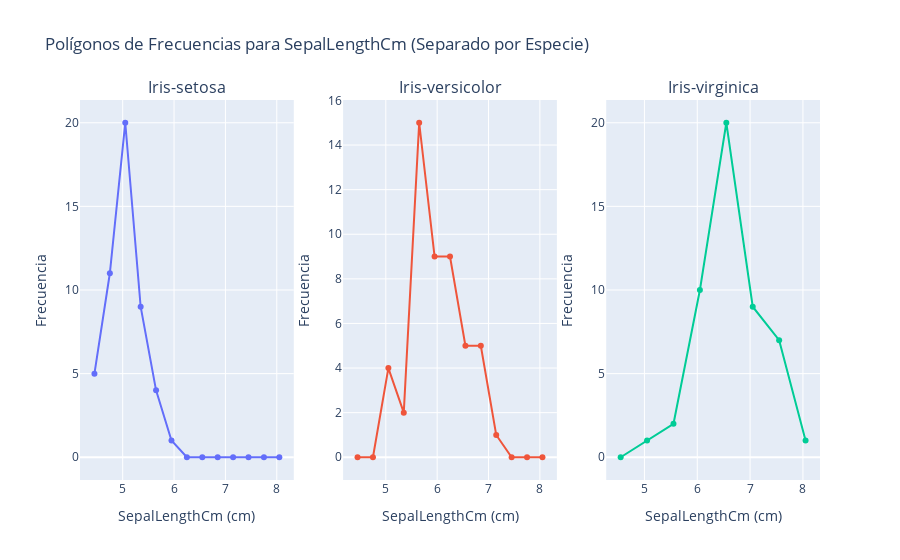
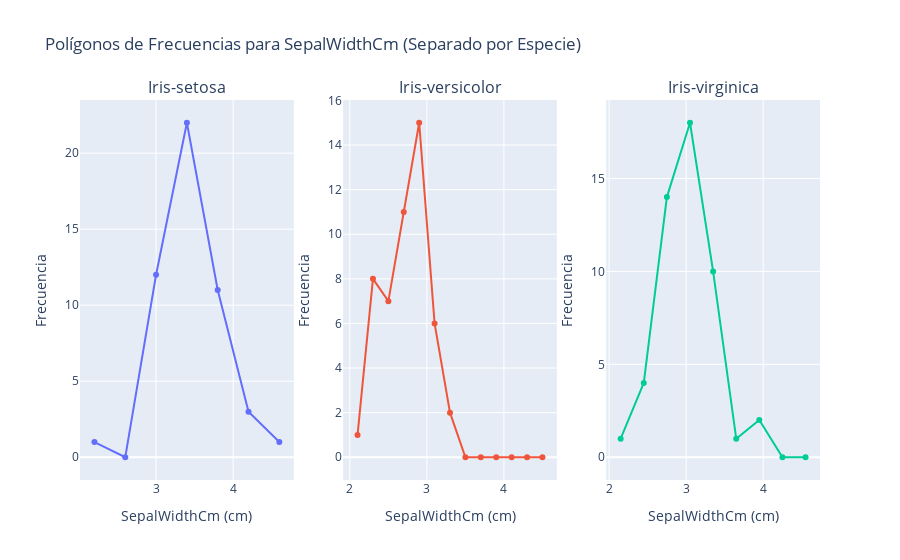
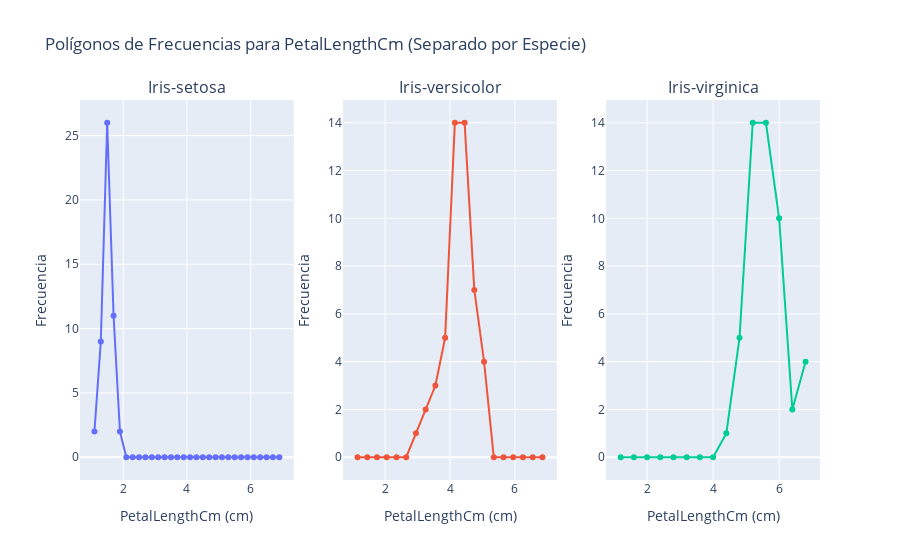
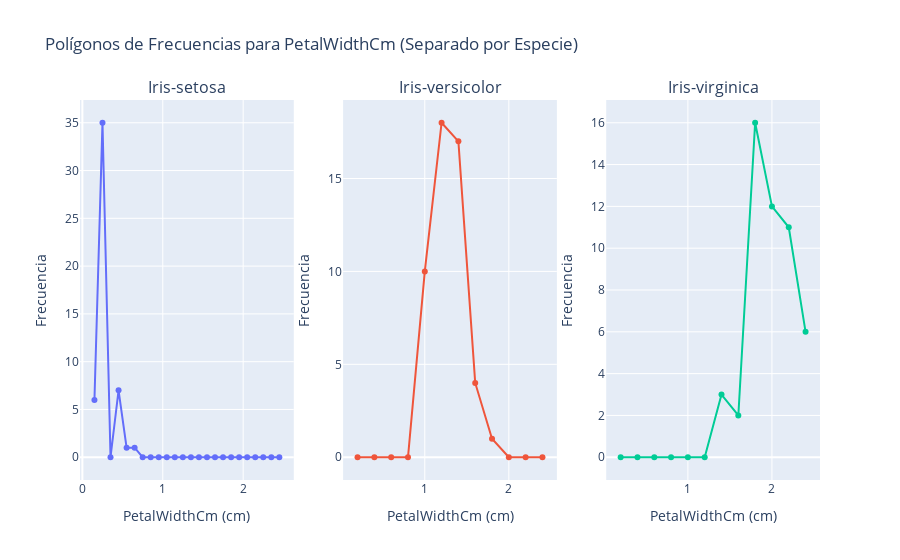

Here is the notebook cell these charts were saved with, in order:
### Markdown cell above
## 3. Polígono de Frecuencias
Superpuesto al histograma, el polígono de frecuencias une los puntos medios de la parte superior de cada barra, ayudando a visualizar la forma de la distribución de manera más suave.

### Code cell
print("\nGenerando polígonos de frecuencias en subplots para cada especie...")
for columna in columnas_numericas:
    # Crear una figura con 1 fila y 3 columnas
    fig_poly = make_subplots(
        rows=1, cols=3,
        subplot_titles=[f'{especie}' for especie in especies]
    )

    # Iteramos sobre cada especie para calcular su distribución y añadirla al subplot
    for i, especie in enumerate(especies):
        df_especie = df[df['Species'] == especie]
        data_actual = df_especie[columna]
        
        n = len(data_actual)
        if n > 1:
            k = int(round(1 + 3.322 * np.log10(n)))
            rango = data_actual.max() - data_actual.min()
            if k == 0: k = 1
            amplitud = np.ceil((rango / k) * 10) / 10
            if amplitud == 0: amplitud = 0.1
            
            limites_globales = np.arange(df[columna].min(), df[columna].max() + amplitud, amplitud)
            intervalos = pd.cut(data_actual, bins=limites_globales, right=False, include_lowest=True)
            freq_abs = intervalos.value_counts().sort_index()
            marcas_clase = [interval.mid for interval in freq_abs.index]

            # Añadir el polígono de esta especie al subplot correspondiente
            fig_poly.add_trace(go.Scatter(
                x=marcas_clase,
                y=freq_abs.values,
                mode='lines+markers',
                name=especie,
                line=dict(color=px.colors.qualitative.Plotly[i])
            ), row=1, col=i+1)

    # Actualizar el diseño general de la figura
    fig_poly.update_layout(
        title_text=f'Polígonos de Frecuencias para {columna} (Separado por Especie)',
        showlegend=False
    )
    # Actualizar los títulos de los ejes para cada subplot
    for i in range(len(especies)):
        fig_poly.update_xaxes(title_text=f"{columna} (cm)", row=1, col=i+1)
        fig_poly.update_yaxes(title_text="Frecuencia", row=1, col=i+1)

    fig_poly.show()

### Figure 1 — Plotly figure (JSON) as saved in the notebook; plotly's stock layout.template omitted (floating-point values rounded to 4 significant figures)
{"data": [{"line": {"color": "#636EFA"}, "mode": "lines+markers", "name": "Iris-setosa", "type": "scatter", "x": [4.45, 4.75, 5.05, 5.35, 5.65, 5.95, 6.25, 6.55, 6.85, 7.15, 7.45, 7.75, 8.05], "xaxis": "x", "y": [5, 11, 20, 9, 4, 1, 0, 0, 0, 0, 0, 0, 0], "yaxis": "y"}, {"line": {"color": "#EF553B"}, "mode": "lines+markers", "name": "Iris-versicolor", "type": "scatter", "x": [4.45, 4.75, 5.05, 5.35, 5.65, 5.95, 6.25, 6.55, 6.85, 7.15, 7.45, 7.75, 8.05], "xaxis": "x2", "y": [0, 0, 4, 2, 15, 9, 9, 5, 5, 1, 0, 0, 0], "yaxis": "y2"}, {"line": {"color": "#00CC96"}, "mode": "lines+markers", "name": "Iris-virginica", "type": "scatter", "x": [4.55, 5.05, 5.55, 6.05, 6.55, 7.05, 7.55, 8.05], "xaxis": "x3", "y": [0, 1, 2, 10, 20, 9, 7, 1], "yaxis": "y3"}], "layout": {"annotations": [{"font": {"size": 16}, "showarrow": false, "text": "Iris-setosa", "x": 0.1444, "xanchor": "center", "xref": "paper", "y": 1, "yanchor": "bottom", "yref": "paper"}, {"font": {"size": 16}, "showarrow": false, "text": "Iris-versicolor", "x": 0.5, "xanchor": "center", "xref": "paper", "y": 1, "yanchor": "bottom", "yref": "paper"}, {"font": {"size": 16}, "showarrow": false, "text": "Iris-virginica", "x": 0.8556, "xanchor": "center", "xref": "paper", "y": 1, "yanchor": "bottom", "yref": "paper"}], "showlegend": false, "title": {"text": "Polígonos de Frecuencias para SepalLengthCm (Separado por Especie)"}, "xaxis": {"anchor": "y", "domain": [0, 0.2889], "title": {"text": "SepalLengthCm (cm)"}}, "xaxis2": {"anchor": "y2", "domain": [0.3556, 0.6444], "title": {"text": "SepalLengthCm (cm)"}}, "xaxis3": {"anchor": "y3", "domain": [0.7111, 1], "title": {"text": "SepalLengthCm (cm)"}}, "yaxis": {"anchor": "x", "domain": [0, 1], "title": {"text": "Frecuencia"}}, "yaxis2": {"anchor": "x2", "domain": [0, 1], "title": {"text": "Frecuencia"}}, "yaxis3": {"anchor": "x3", "domain": [0, 1], "title": {"text": "Frecuencia"}}}}

### Figure 2 — Plotly figure (JSON) as saved in the notebook; plotly's stock layout.template omitted (floating-point values rounded to 4 significant figures)
{"data": [{"line": {"color": "#636EFA"}, "mode": "lines+markers", "name": "Iris-setosa", "type": "scatter", "x": [2.2, 2.6, 3, 3.4, 3.8, 4.2, 4.6], "xaxis": "x", "y": [1, 0, 12, 22, 11, 3, 1], "yaxis": "y"}, {"line": {"color": "#EF553B"}, "mode": "lines+markers", "name": "Iris-versicolor", "type": "scatter", "x": [2.1, 2.3, 2.5, 2.7, 2.9, 3.1, 3.3, 3.5, 3.7, 3.9, 4.1, 4.3, 4.5], "xaxis": "x2", "y": [1, 8, 7, 11, 15, 6, 2, 0, 0, 0, 0, 0, 0], "yaxis": "y2"}, {"line": {"color": "#00CC96"}, "mode": "lines+markers", "name": "Iris-virginica", "type": "scatter", "x": [2.15, 2.45, 2.75, 3.05, 3.35, 3.65, 3.95, 4.25, 4.55], "xaxis": "x3", "y": [1, 4, 14, 18, 10, 1, 2, 0, 0], "yaxis": "y3"}], "layout": {"annotations": [{"font": {"size": 16}, "showarrow": false, "text": "Iris-setosa", "x": 0.1444, "xanchor": "center", "xref": "paper", "y": 1, "yanchor": "bottom", "yref": "paper"}, {"font": {"size": 16}, "showarrow": false, "text": "Iris-versicolor", "x": 0.5, "xanchor": "center", "xref": "paper", "y": 1, "yanchor": "bottom", "yref": "paper"}, {"font": {"size": 16}, "showarrow": false, "text": "Iris-virginica", "x": 0.8556, "xanchor": "center", "xref": "paper", "y": 1, "yanchor": "bottom", "yref": "paper"}], "showlegend": false, "title": {"text": "Polígonos de Frecuencias para SepalWidthCm (Separado por Especie)"}, "xaxis": {"anchor": "y", "domain": [0, 0.2889], "title": {"text": "SepalWidthCm (cm)"}}, "xaxis2": {"anchor": "y2", "domain": [0.3556, 0.6444], "title": {"text": "SepalWidthCm (cm)"}}, "xaxis3": {"anchor": "y3", "domain": [0.7111, 1], "title": {"text": "SepalWidthCm (cm)"}}, "yaxis": {"anchor": "x", "domain": [0, 1], "title": {"text": "Frecuencia"}}, "yaxis2": {"anchor": "x2", "domain": [0, 1], "title": {"text": "Frecuencia"}}, "yaxis3": {"anchor": "x3", "domain": [0, 1], "title": {"text": "Frecuencia"}}}}

### Figure 3 — Plotly figure (JSON) as saved in the notebook; plotly's stock layout.template omitted (floating-point values rounded to 4 significant figures)
{"data": [{"line": {"color": "#636EFA"}, "mode": "lines+markers", "name": "Iris-setosa", "type": "scatter", "x": [1.1, 1.3, 1.5, 1.7, 1.9, 2.1, 2.3, 2.5, 2.7, 2.9, 3.1, 3.3, 3.5, 3.7, 3.9, 4.1, 4.3, 4.5, 4.7, 4.9, 5.1, 5.3, 5.5, 5.7, 5.9, 6.1, 6.3, 6.5, 6.7, 6.9], "xaxis": "x", "y": [2, 9, 26, 11, 2, 0, 0, 0, 0, 0, 0, 0, 0, 0, 0, 0, 0, 0, 0, 0, 0, 0, 0, 0, 0, 0, 0, 0, 0, 0], "yaxis": "y"}, {"line": {"color": "#EF553B"}, "mode": "lines+markers", "name": "Iris-versicolor", "type": "scatter", "x": [1.15, 1.45, 1.75, 2.05, 2.35, 2.65, 2.95, 3.25, 3.55, 3.85, 4.15, 4.45, 4.75, 5.05, 5.35, 5.65, 5.95, 6.25, 6.55, 6.85], "xaxis": "x2", "y": [0, 0, 0, 0, 0, 0, 1, 2, 3, 5, 14, 14, 7, 4, 0, 0, 0, 0, 0, 0], "yaxis": "y2"}, {"line": {"color": "#00CC96"}, "mode": "lines+markers", "name": "Iris-virginica", "type": "scatter", "x": [1.2, 1.6, 2, 2.4, 2.8, 3.2, 3.6, 4, 4.4, 4.8, 5.2, 5.6, 6, 6.4, 6.8], "xaxis": "x3", "y": [0, 0, 0, 0, 0, 0, 0, 0, 1, 5, 14, 14, 10, 2, 4], "yaxis": "y3"}], "layout": {"annotations": [{"font": {"size": 16}, "showarrow": false, "text": "Iris-setosa", "x": 0.1444, "xanchor": "center", "xref": "paper", "y": 1, "yanchor": "bottom", "yref": "paper"}, {"font": {"size": 16}, "showarrow": false, "text": "Iris-versicolor", "x": 0.5, "xanchor": "center", "xref": "paper", "y": 1, "yanchor": "bottom", "yref": "paper"}, {"font": {"size": 16}, "showarrow": false, "text": "Iris-virginica", "x": 0.8556, "xanchor": "center", "xref": "paper", "y": 1, "yanchor": "bottom", "yref": "paper"}], "showlegend": false, "title": {"text": "Polígonos de Frecuencias para PetalLengthCm (Separado por Especie)"}, "xaxis": {"anchor": "y", "domain": [0, 0.2889], "title": {"text": "PetalLengthCm (cm)"}}, "xaxis2": {"anchor": "y2", "domain": [0.3556, 0.6444], "title": {"text": "PetalLengthCm (cm)"}}, "xaxis3": {"anchor": "y3", "domain": [0.7111, 1], "title": {"text": "PetalLengthCm (cm)"}}, "yaxis": {"anchor": "x", "domain": [0, 1], "title": {"text": "Frecuencia"}}, "yaxis2": {"anchor": "x2", "domain": [0, 1], "title": {"text": "Frecuencia"}}, "yaxis3": {"anchor": "x3", "domain": [0, 1], "title": {"text": "Frecuencia"}}}}

### Figure 4 — Plotly figure (JSON) as saved in the notebook; plotly's stock layout.template omitted (floating-point values rounded to 4 significant figures)
{"data": [{"line": {"color": "#636EFA"}, "mode": "lines+markers", "name": "Iris-setosa", "type": "scatter", "x": [0.15, 0.25, 0.35, 0.45, 0.55, 0.65, 0.75, 0.85, 0.95, 1.05, 1.15, 1.25, 1.35, 1.45, 1.55, 1.65, 1.75, 1.85, 1.95, 2.05, 2.15, 2.25, 2.35, 2.45], "xaxis": "x", "y": [6, 35, 0, 7, 1, 1, 0, 0, 0, 0, 0, 0, 0, 0, 0, 0, 0, 0, 0, 0, 0, 0, 0, 0], "yaxis": "y"}, {"line": {"color": "#EF553B"}, "mode": "lines+markers", "name": "Iris-versicolor", "type": "scatter", "x": [0.2, 0.4, 0.6, 0.8, 1, 1.2, 1.4, 1.6, 1.8, 2, 2.2, 2.4], "xaxis": "x2", "y": [0, 0, 0, 0, 10, 18, 17, 4, 1, 0, 0, 0], "yaxis": "y2"}, {"line": {"color": "#00CC96"}, "mode": "lines+markers", "name": "Iris-virginica", "type": "scatter", "x": [0.2, 0.4, 0.6, 0.8, 1, 1.2, 1.4, 1.6, 1.8, 2, 2.2, 2.4], "xaxis": "x3", "y": [0, 0, 0, 0, 0, 0, 3, 2, 16, 12, 11, 6], "yaxis": "y3"}], "layout": {"annotations": [{"font": {"size": 16}, "showarrow": false, "text": "Iris-setosa", "x": 0.1444, "xanchor": "center", "xref": "paper", "y": 1, "yanchor": "bottom", "yref": "paper"}, {"font": {"size": 16}, "showarrow": false, "text": "Iris-versicolor", "x": 0.5, "xanchor": "center", "xref": "paper", "y": 1, "yanchor": "bottom", "yref": "paper"}, {"font": {"size": 16}, "showarrow": false, "text": "Iris-virginica", "x": 0.8556, "xanchor": "center", "xref": "paper", "y": 1, "yanchor": "bottom", "yref": "paper"}], "showlegend": false, "title": {"text": "Polígonos de Frecuencias para PetalWidthCm (Separado por Especie)"}, "xaxis": {"anchor": "y", "domain": [0, 0.2889], "title": {"text": "PetalWidthCm (cm)"}}, "xaxis2": {"anchor": "y2", "domain": [0.3556, 0.6444], "title": {"text": "PetalWidthCm (cm)"}}, "xaxis3": {"anchor": "y3", "domain": [0.7111, 1], "title": {"text": "PetalWidthCm (cm)"}}, "yaxis": {"anchor": "x", "domain": [0, 1], "title": {"text": "Frecuencia"}}, "yaxis2": {"anchor": "x2", "domain": [0, 1], "title": {"text": "Frecuencia"}}, "yaxis3": {"anchor": "x3", "domain": [0, 1], "title": {"text": "Frecuencia"}}}}
